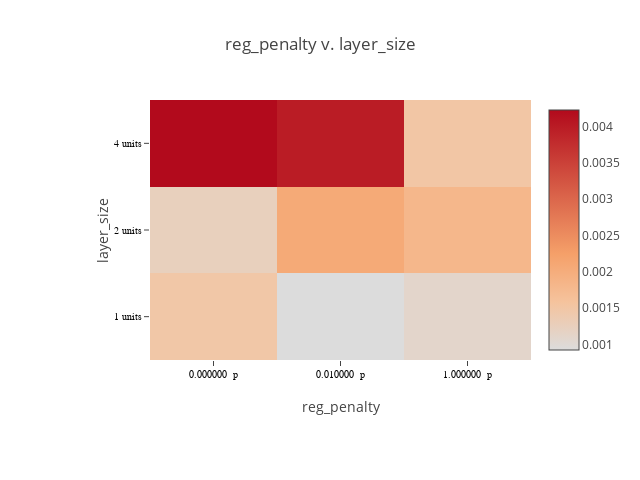

Notebook code for this chart:
### Code cell
plot_matrix(qframe, "reg_penalty", "layer_size", x_suffix=" p", y_suffix="units")

### Figure 1 — Plotly figure (JSON) as saved in the notebook; plotly's stock layout.template omitted (floating-point values rounded to 4 significant figures)
{"data": [{"colorscale": [[0, "rgb(0,0,255)", [1, "rgb(255,0,0)"]]], "type": "heatmap", "x": ["0.000000  p", "0.010000  p", "1.000000  p"], "y": ["1 units", "2 units", "4 units"], "z": [[0.001484, 0.0009252, 0.001108], [0.00125, 0.002063, 0.001819], [0.004226, 0.003982, 0.001504]]}], "layout": {"height": 480, "margin": {"b": 120, "l": 150, "r": 30, "t": 100}, "title": "reg_penalty v. layer_size", "width": 640, "xaxis": {"tickfont": {"color": "black", "family": "Arial, sans-serif", "size": 10}, "title": "reg_penalty"}, "yaxis": {"tickfont": {"color": "black", "family": "Arial, sans-serif", "size": 10}, "title": "layer_size"}}}
